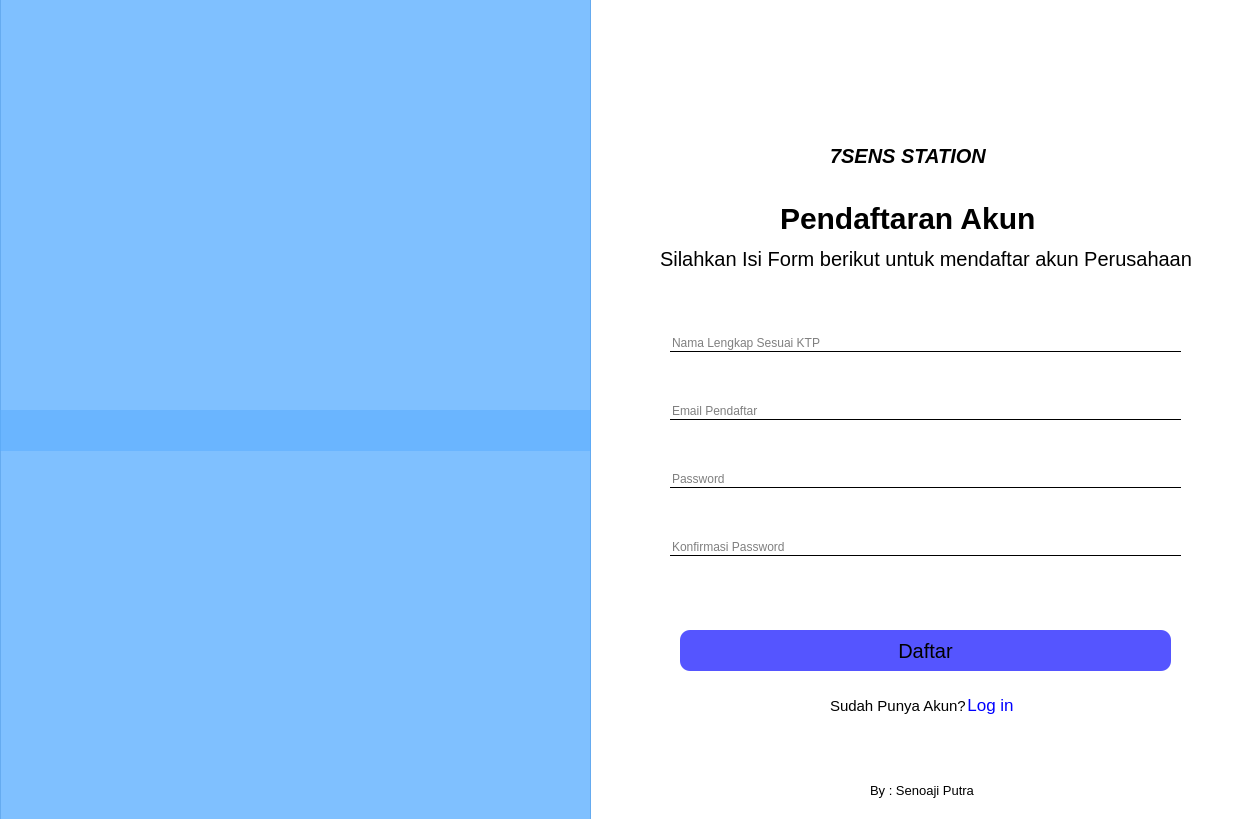
<?xml version="1.0" encoding="UTF-8"?>
<ui version="4.0">
 <class>Form</class>
 <widget class="QWidget" name="Form">
  <property name="geometry">
   <rect>
    <x>0</x>
    <y>0</y>
    <width>1259</width>
    <height>819</height>
   </rect>
  </property>
  <property name="windowTitle">
   <string>Form</string>
  </property>
  <widget class="QFrame" name="frame">
   <property name="geometry">
    <rect>
     <x>-10</x>
     <y>-10</y>
     <width>1271</width>
     <height>851</height>
    </rect>
   </property>
   <property name="styleSheet">
    <string notr="true">background-color : #fff</string>
   </property>
   <property name="frameShape">
    <enum>QFrame::StyledPanel</enum>
   </property>
   <property name="frameShadow">
    <enum>QFrame::Raised</enum>
   </property>
   <widget class="QWidget" name="verticalLayoutWidget_2">
    <property name="geometry">
     <rect>
      <x>680</x>
      <y>300</y>
      <width>511</width>
      <height>311</height>
     </rect>
    </property>
    <layout class="QVBoxLayout" name="verticalLayout_2">
     <item>
      <widget class="QLineEdit" name="lineEdit">
       <property name="styleSheet">
        <string notr="true">border :none;
border-bottom: 1px solid;</string>
       </property>
       <property name="placeholderText">
        <string>Nama Lengkap Sesuai KTP</string>
       </property>
      </widget>
     </item>
     <item>
      <widget class="QLineEdit" name="lineEdit_2">
       <property name="styleSheet">
        <string notr="true">border :none;
border-bottom : 1px solid;</string>
       </property>
       <property name="placeholderText">
        <string>Email Pendaftar</string>
       </property>
      </widget>
     </item>
     <item>
      <widget class="QLineEdit" name="lineEdit_3">
       <property name="styleSheet">
        <string notr="true">border :none;
border-bottom : 1px solid;</string>
       </property>
       <property name="placeholderText">
        <string>Password</string>
       </property>
      </widget>
     </item>
     <item>
      <widget class="QLineEdit" name="lineEdit_4">
       <property name="styleSheet">
        <string notr="true">border :none;
border-bottom : 1px solid;</string>
       </property>
       <property name="placeholderText">
        <string>Konfirmasi Password</string>
       </property>
      </widget>
     </item>
    </layout>
   </widget>
   <widget class="QLabel" name="label_3">
    <property name="geometry">
     <rect>
      <x>840</x>
      <y>120</y>
      <width>171</width>
      <height>91</height>
     </rect>
    </property>
    <property name="styleSheet">
     <string notr="true">font-size : 20px;
font-style : italic;
font-weight :bold;
background : none;</string>
    </property>
    <property name="text">
     <string>7SENS STATION</string>
    </property>
   </widget>
   <widget class="QPushButton" name="pushButton">
    <property name="geometry">
     <rect>
      <x>690</x>
      <y>640</y>
      <width>491</width>
      <height>41</height>
     </rect>
    </property>
    <property name="styleSheet">
     <string notr="true">border-radius : 10px;
background : rgb(85, 85, 255);
font-size : 20px;
font-weight : 200px;
</string>
    </property>
    <property name="text">
     <string>Daftar</string>
    </property>
   </widget>
   <widget class="QPushButton" name="pushButton_2">
    <property name="geometry">
     <rect>
      <x>900</x>
      <y>690</y>
      <width>201</width>
      <height>50</height>
     </rect>
    </property>
    <property name="styleSheet">
     <string notr="true">border :none;
color : rgb(0, 0, 255);
font-size : 17px;
background : none;</string>
    </property>
    <property name="text">
     <string>Log in</string>
    </property>
   </widget>
   <widget class="QLabel" name="label_4">
    <property name="geometry">
     <rect>
      <x>840</x>
      <y>690</y>
      <width>171</width>
      <height>51</height>
     </rect>
    </property>
    <property name="styleSheet">
     <string notr="true">font-size : 15px;
background-color : none;</string>
    </property>
    <property name="text">
     <string>Sudah Punya Akun?</string>
    </property>
   </widget>
   <widget class="QFrame" name="frame_2">
    <property name="geometry">
     <rect>
      <x>10</x>
      <y>-30</y>
      <width>591</width>
      <height>901</height>
     </rect>
    </property>
    <property name="styleSheet">
     <string notr="true">background : rgba(85, 170, 255,0.5);</string>
    </property>
    <property name="frameShape">
     <enum>QFrame::StyledPanel</enum>
    </property>
    <property name="frameShadow">
     <enum>QFrame::Raised</enum>
    </property>
    <widget class="QLabel" name="label_6">
     <property name="geometry">
      <rect>
       <x>-30</x>
       <y>450</y>
       <width>641</width>
       <height>411</height>
      </rect>
     </property>
     <property name="styleSheet">
      <string notr="true">image: url(:/img/istockphoto-537241730-612x612.jpg);</string>
     </property>
     <property name="text">
      <string/>
     </property>
    </widget>
    <widget class="QLabel" name="label_7">
     <property name="geometry">
      <rect>
       <x>-30</x>
       <y>0</y>
       <width>761</width>
       <height>491</height>
      </rect>
     </property>
     <property name="styleSheet">
      <string notr="true">image: url(:/img/Gedung-Kosong.jpg);</string>
     </property>
     <property name="text">
      <string/>
     </property>
    </widget>
   </widget>
   <widget class="QLabel" name="label_5">
    <property name="geometry">
     <rect>
      <x>870</x>
      <y>50</y>
      <width>101</width>
      <height>91</height>
     </rect>
    </property>
    <property name="styleSheet">
     <string notr="true">image : url(:/img/Computer (1).png)</string>
    </property>
    <property name="text">
     <string/>
    </property>
   </widget>
   <widget class="QLabel" name="label">
    <property name="geometry">
     <rect>
      <x>790</x>
      <y>210</y>
      <width>534</width>
      <height>36</height>
     </rect>
    </property>
    <property name="styleSheet">
     <string notr="true">font-size : 30px;
font-weight : bold;
background : none;</string>
    </property>
    <property name="text">
     <string>Pendaftaran Akun</string>
    </property>
   </widget>
   <widget class="QLabel" name="label_2">
    <property name="geometry">
     <rect>
      <x>670</x>
      <y>230</y>
      <width>534</width>
      <height>78</height>
     </rect>
    </property>
    <property name="styleSheet">
     <string notr="true">font-size : 20px;
background : none;</string>
    </property>
    <property name="text">
     <string>Silahkan Isi Form berikut untuk mendaftar akun Perusahaan</string>
    </property>
   </widget>
   <widget class="QLabel" name="label_8">
    <property name="geometry">
     <rect>
      <x>880</x>
      <y>790</y>
      <width>141</width>
      <height>21</height>
     </rect>
    </property>
    <property name="styleSheet">
     <string notr="true">font-size : 13px;</string>
    </property>
    <property name="text">
     <string>By : Senoaji Putra</string>
    </property>
   </widget>
  </widget>
 </widget>
 <resources>
  <include location="img.qrc"/>
 </resources>
 <connections/>
</ui>
